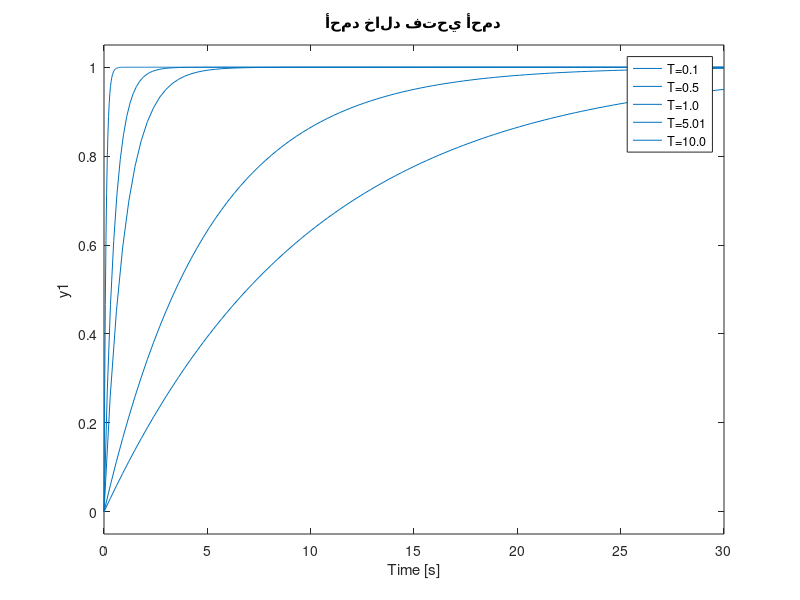

Reproduce this figure in MATLAB.
close all
clear
clc

T_values = [0.1, 0.5, 1.0, 5.0, 10.0];
for i = 1:length(T_values)
    T = T_values(i);
    m=0; c=T; k=1;
    G=tf (1, [m c k]);
    step(G, 30);
    hold on
%response to unit step input
end
title('أحمد خالد فتحي أحمد');
legend('T=0.1','T=0.5','T=1.0','T=5.01','T=10.0')
grid
    